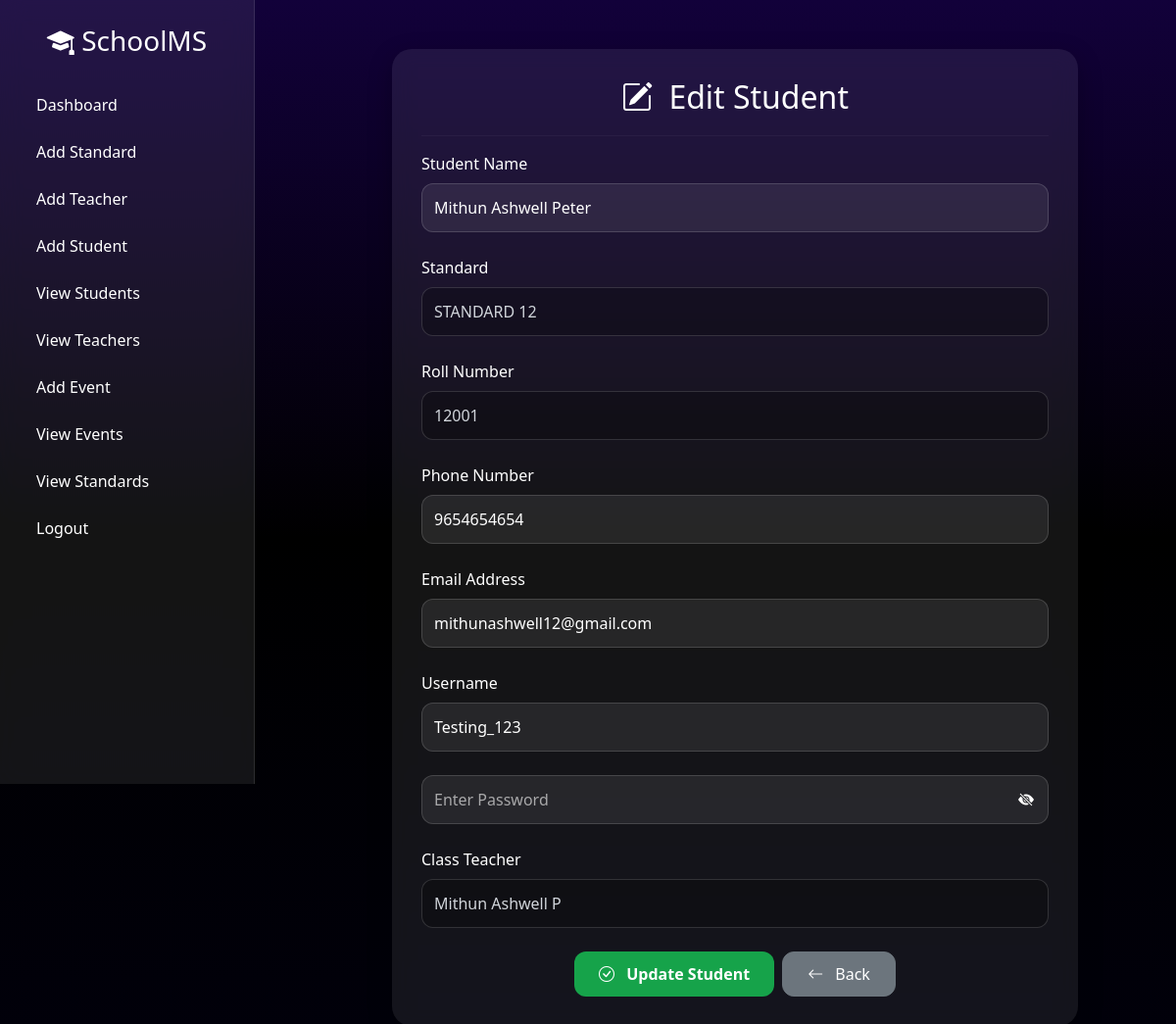
/admin-edit-student/1/ (signed in), run on the app's committed database.
### administration/models.py (models this page shows, shortened)
class Student(models.Model):
    name = models.CharField(max_length=100)
    standard = models.CharField(max_length=20)
    roll_number = models.CharField(max_length=20, unique=True)
    phone = models.CharField(max_length=15)
    email = models.EmailField(unique=True)
    username = models.CharField(max_length=50, unique=True, null=False)
    password = models.CharField(max_length=255, default="", null=False)
    teacher = models.ForeignKey(
        Teacher,
        on_delete=models.CASCADE,
        related_name="students",
        null=True,
        blank=True,
    )

class Teacher(models.Model):
    name = models.CharField(max_length=100)
    standard = models.CharField(max_length=50)
    phone = models.CharField(max_length=10)
    email = models.EmailField(unique=True)
    username = models.CharField(max_length=50, unique=True)
    password = models.CharField(max_length=255)
    address = models.TextField(default="")
    bank_account_number = models.CharField(max_length=18, default="")
    bank_branch = models.CharField(max_length=100, default="")
    ifsc_code = models.CharField(max_length=11, default="")

### administration/views.py (the view, shortened to what this page needs)
def admin_edit_student(request, id):
    if not request.session.get("admin_logged_in"):
        return redirect("admin_login")
    student = Student.objects.get(id=id)
    return render(
        request,
        "admin_edit_student.html",
        {
            "student": student,
        },
    )

### administration/templates/admin_edit_student.html (shortened to what this page needs)
{% extends 'admin_dashboard.html' %}
{% block content %}
  <div class="container">
    <div class="form-card">
      <h2>
        <i class="bi bi-pencil-square me-2"></i>
        Edit Student
      </h2>
      <hr />
      <form method="POST" id="editStudentForm">
        <div class="mb-4">
          <label class="form-label">Student Name</label>
          <input type="text" name="name" class="form-control" value="{{ student.name }}" required />
        </div>
        <div class="mb-4">
          <label class="form-label">Standard</label>
          <input type="text" class="form-control" value="{{ student.standard }}" readonly />
        </div>
        <div class="mb-4">
          <label class="form-label">Roll Number</label>
          <input type="text" class="form-control" value="{{ student.roll_number }}" readonly />
        </div>
        <div class="mb-4">
          <label class="form-label">Phone Number</label>
          <input type="text" name="phone" class="form-control" value="{{ student.phone }}" required />
        </div>
        <div class="mb-4">
          <label class="form-label">Email Address</label>
          <input type="email" name="email" class="form-control" value="{{ student.email }}" required />
        </div>
        <div class="mb-4">
          <label class="form-label">Username</label>
          <input type="text" id="username" name="username" class="form-control" value="{{ student.username }}" required />
        </div>
        <div class="position-relative mb-4">
          <input type="password" id="password" name="password" class="form-control" placeholder="Enter Password" />
          <i class="bi bi-eye-slash-fill" id="togglePassword" style="
          position:absolute;
          right:15px;
          top:50%;
          transform:translateY(-50%);
          cursor:pointer;
          color:white;
       "></i>
        </div>
        <div class="mb-4">
          <label class="form-label">Class Teacher</label>
          <input type="text" class="form-control" value="{{ student.teacher.name }}" readonly />
        </div>
        <div class="d-flex gap-2 justify-content-center flex-wrap mt-4">
          <button type="submit" class="btn btn-success">
            <i class="bi bi-check-circle me-2"></i>
            Update Student
          </button>
          <a href="{% url 'view_students_by_standard' student.standard %}" class="btn btn-secondary">
            <i class="bi bi-arrow-left me-2"></i>
            Back
          </a>
        </div>
      </form>
    </div>
  </div>
{% endblock %}

### administration/templates/admin_dashboard.html (style rules this page uses)
body { background: linear-gradient(180deg, #12013a, #000000, #01000b); min-height: 100vh; color: white; font-family: 'Segoe UI', sans-serif; }

### administration/templates/admin_edit_student.html (style rules this page uses)
.container { display: flex; justify-content: center; }
.form-card { width: 100%; max-width: 700px; margin: 50px auto 50px 350px; background: rgba(255, 255, 255, 0.08); backdrop-filter: blur(10px); border-radius: 20px; padding: 30px; color: white; box-shadow: 0 8px 25px rgba(0, 0, 0, 0.25); }
.form-card h2 { color: white; text-align: center; margin-bottom: 20px; }
hr { border-color: rgba(255, 255, 255, 0.15); }
.form-label { color: white; font-weight: 500; }
.form-control { background: rgba(255, 255, 255, 0.08); border: 1px solid rgba(255, 255, 255, 0.15); color: white; border-radius: 12px; padding: 12px; }
.form-control::placeholder { color: rgba(255, 255, 255, 0.6); }
.form-control[readonly] { background: rgba(0, 0, 0, 0.25); color: #d1d5db; cursor: not-allowed; }
.btn-success { background: #16a34a; border: none; border-radius: 12px; padding: 10px 25px; font-weight: 600; }
.btn-secondary { border-radius: 12px; padding: 10px 25px; }
@media (max-width: 1250px) and (min-width: 992px) { .form-card { margin: 50px 50px 50px 350px !important; } }

### data on the page
Student: name "Mithun Ashwell Peter", standard "STANDARD 12", roll_number "12001", phone "9654654654", email "mithunashwell12@gmail.com", username "Testing_123", teacher.name "Mithun Ashwell P"
